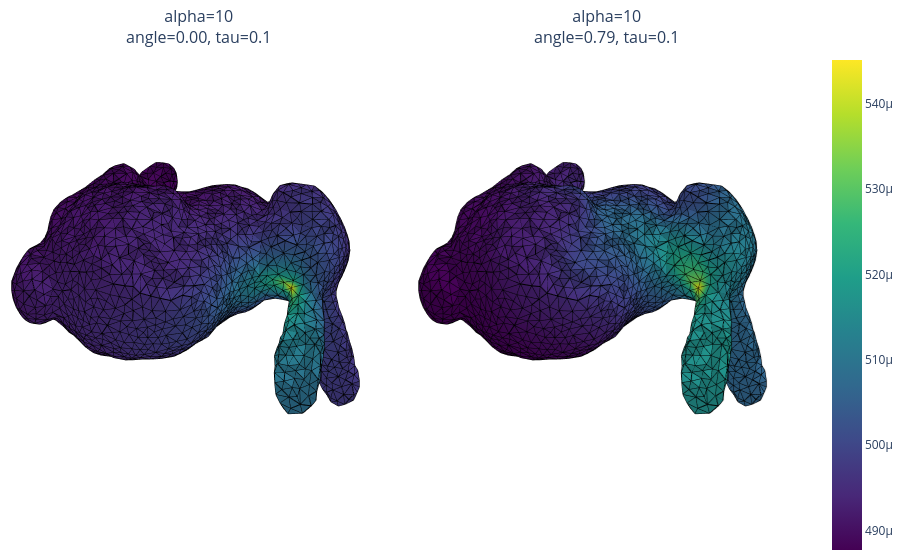

Notebook code for this chart:
### Code cell
plot_diffusions_comparison(
    V, F, centre, 1,
    options_list=[
        Options(alpha=10, angle=0, tau=0.1),
        Options(alpha=10, angle=np.pi/4, tau=0.1),
    ]
)

### Figure 1 — Plotly figure (JSON) as saved in the notebook; plotly's stock layout.template omitted (floating-point values rounded to 4 significant figures; data arrays with more than 128 entries replaced by an {"elided": "..."} marker saying what was removed)
{"data": [{"colorscale": [[0.0, "#440154"], [0.1111, "#482878"], [0.2222, "#3e4989"], [0.3333, "#31688e"], [0.4444, "#26828e"], [0.5556, "#1f9e89"], [0.6667, "#35b779"], [0.7778, "#6ece58"], [0.8889, "#b5de2b"], [1.0, "#fde725"]], "flatshading": true, "i": {"elided": "5000 int values"}, "intensity": {"elided": "2502 float values"}, "intensitymode": "vertex", "j": {"elided": "5000 int values"}, "k": {"elided": "5000 int values"}, "name": "Finsler 1", "opacity": 1.0, "showscale": false, "x": {"elided": "2502 float values"}, "y": {"elided": "2502 float values"}, "z": {"elided": "2502 float values"}, "type": "mesh3d", "scene": "scene"}, {"hoverinfo": "skip", "line": {"color": "black", "width": 2}, "mode": "lines", "showlegend": false, "x": {"elided": "22500 float values"}, "y": {"elided": "22500 float values"}, "z": {"elided": "22500 float values"}, "type": "scatter3d", "scene": "scene"}, {"colorscale": [[0.0, "#440154"], [0.1111, "#482878"], [0.2222, "#3e4989"], [0.3333, "#31688e"], [0.4444, "#26828e"], [0.5556, "#1f9e89"], [0.6667, "#35b779"], [0.7778, "#6ece58"], [0.8889, "#b5de2b"], [1.0, "#fde725"]], "flatshading": true, "i": {"elided": "5000 int values"}, "intensity": {"elided": "2502 float values"}, "intensitymode": "vertex", "j": {"elided": "5000 int values"}, "k": {"elided": "5000 int values"}, "name": "Finsler 2", "opacity": 1.0, "showscale": true, "x": {"elided": "2502 float values"}, "y": {"elided": "2502 float values"}, "z": {"elided": "2502 float values"}, "type": "mesh3d", "scene": "scene2"}, {"hoverinfo": "skip", "line": {"color": "black", "width": 2}, "mode": "lines", "showlegend": false, "x": {"elided": "22500 float values"}, "y": {"elided": "22500 float values"}, "z": {"elided": "22500 float values"}, "type": "scatter3d", "scene": "scene2"}], "layout": {"scene": {"domain": {"x": [0.0, 0.495], "y": [0.0, 1.0]}, "xaxis": {"visible": false}, "yaxis": {"visible": false}, "zaxis": {"visible": false}, "aspectmode": "data"}, "scene2": {"domain": {"x": [0.505, 1.0], "y": [0.0, 1.0]}, "xaxis": {"visible": false}, "yaxis": {"visible": false}, "zaxis": {"visible": false}, "aspectmode": "data"}, "annotations": [{"font": {"size": 16}, "showarrow": false, "text": "alpha=10<br>angle=0.00, tau=0.1", "x": 0.2475, "xanchor": "center", "xref": "paper", "y": 1.0, "yanchor": "bottom", "yref": "paper"}, {"font": {"size": 16}, "showarrow": false, "text": "alpha=10<br>angle=0.79, tau=0.1", "x": 0.7525, "xanchor": "center", "xref": "paper", "y": 1.0, "yanchor": "bottom", "yref": "paper"}], "margin": {"l": 0, "r": 0, "b": 0, "t": 50}}}
